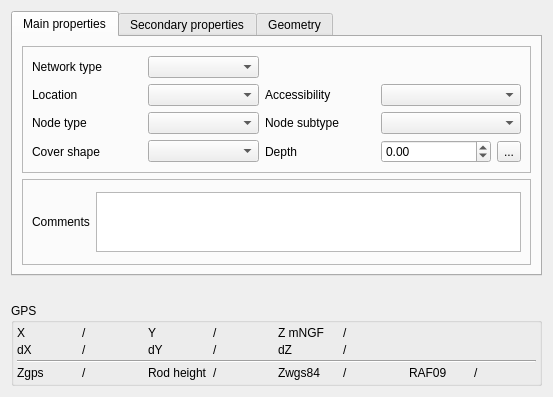
<?xml version="1.0" encoding="UTF-8"?>
<ui version="4.0">
 <class>Form_base3_ud</class>
 <widget class="QWidget" name="Form_base3_ud">
  <property name="geometry">
   <rect>
    <x>0</x>
    <y>0</y>
    <width>553</width>
    <height>397</height>
   </rect>
  </property>
  <property name="windowTitle">
   <string>Form</string>
  </property>
  <layout class="QVBoxLayout" name="verticalLayout">
   <item>
    <widget class="QTabWidget" name="tabWidget_2">
     <property name="currentIndex">
      <number>0</number>
     </property>
     <widget class="QWidget" name="tab_6">
      <attribute name="title">
       <string>Main properties</string>
      </attribute>
      <layout class="QVBoxLayout" name="verticalLayout_3">
       <item>
        <widget class="QFrame" name="frame">
         <property name="frameShape">
          <enum>QFrame::StyledPanel</enum>
         </property>
         <property name="frameShadow">
          <enum>QFrame::Raised</enum>
         </property>
         <layout class="QGridLayout" name="gridLayout">
          <item row="3" column="0">
           <widget class="QLabel" name="label">
            <property name="text">
             <string>Node type</string>
            </property>
            <property name="wordWrap">
             <bool>true</bool>
            </property>
           </widget>
          </item>
          <item row="3" column="1">
           <widget class="QComboBox" name="comboBox_typeOuvrageAss"/>
          </item>
          <item row="0" column="0">
           <widget class="QLabel" name="label_2">
            <property name="text">
             <string>Network type</string>
            </property>
            <property name="wordWrap">
             <bool>true</bool>
            </property>
           </widget>
          </item>
          <item row="1" column="3">
           <widget class="QLabel" name="label_3">
            <property name="text">
             <string>Accessibility</string>
            </property>
            <property name="wordWrap">
             <bool>true</bool>
            </property>
           </widget>
          </item>
          <item row="1" column="0">
           <widget class="QLabel" name="label_8">
            <property name="text">
             <string>Location</string>
            </property>
            <property name="wordWrap">
             <bool>true</bool>
            </property>
           </widget>
          </item>
          <item row="0" column="1">
           <widget class="QComboBox" name="comboBox_typeReseau"/>
          </item>
          <item row="1" column="1">
           <widget class="QComboBox" name="comboBox_environnement"/>
          </item>
          <item row="5" column="5">
           <widget class="QToolButton" name="toolButton_calc">
            <property name="text">
             <string>...</string>
            </property>
           </widget>
          </item>
          <item row="3" column="3">
           <widget class="QLabel" name="label_54">
            <property name="text">
             <string>Node subtype</string>
            </property>
            <property name="wordWrap">
             <bool>true</bool>
            </property>
           </widget>
          </item>
          <item row="5" column="0">
           <widget class="QLabel" name="label_25">
            <property name="text">
             <string>Cover shape</string>
            </property>
            <property name="wordWrap">
             <bool>true</bool>
            </property>
           </widget>
          </item>
          <item row="5" column="4">
           <widget class="QDoubleSpinBox" name="doubleSpinBox_profradierouvrage">
            <property name="minimum">
             <double>-1.000000000000000</double>
            </property>
            <property name="maximum">
             <double>999.000000000000000</double>
            </property>
           </widget>
          </item>
          <item row="5" column="1">
           <widget class="QComboBox" name="comboBox_Formetampon"/>
          </item>
          <item row="5" column="3">
           <widget class="QLabel" name="label_24">
            <property name="text">
             <string>Depth </string>
            </property>
            <property name="wordWrap">
             <bool>true</bool>
            </property>
           </widget>
          </item>
          <item row="3" column="4" colspan="2">
           <widget class="QComboBox" name="comboBox_soustype"/>
          </item>
          <item row="1" column="4" colspan="2">
           <widget class="QComboBox" name="comboBox_accessibilite"/>
          </item>
         </layout>
        </widget>
       </item>
       <item>
        <widget class="QFrame" name="frame_2">
         <property name="frameShape">
          <enum>QFrame::StyledPanel</enum>
         </property>
         <property name="frameShadow">
          <enum>QFrame::Raised</enum>
         </property>
         <layout class="QHBoxLayout" name="horizontalLayout">
          <item>
           <widget class="QLabel" name="label_7">
            <property name="text">
             <string>Comments</string>
            </property>
           </widget>
          </item>
          <item>
           <widget class="QTextBrowser" name="textBrowser_commentaire">
            <property name="maximumSize">
             <size>
              <width>16777215</width>
              <height>60</height>
             </size>
            </property>
            <property name="readOnly">
             <bool>false</bool>
            </property>
           </widget>
          </item>
         </layout>
        </widget>
       </item>
      </layout>
     </widget>
     <widget class="QWidget" name="tab_7">
      <attribute name="title">
       <string>Secondary properties</string>
      </attribute>
      <layout class="QVBoxLayout" name="verticalLayout_4">
       <item>
        <widget class="QStackedWidget" name="stackedWidget">
         <property name="currentIndex">
          <number>2</number>
         </property>
         <widget class="QWidget" name="Regard">
          <layout class="QGridLayout" name="gridLayout_2">
           <item row="3" column="0">
            <widget class="QLabel" name="label_36">
             <property name="text">
              <string>Low flow channel presence</string>
             </property>
            </widget>
           </item>
           <item row="1" column="1">
            <widget class="QComboBox" name="comboBox_crosse"/>
           </item>
           <item row="0" column="0">
            <widget class="QLabel" name="label_26">
             <property name="text">
              <string>Steps presence</string>
             </property>
            </widget>
           </item>
           <item row="3" column="1">
            <widget class="QComboBox" name="comboBox_cunette"/>
           </item>
           <item row="0" column="1">
            <widget class="QComboBox" name="comboBox_echelon"/>
           </item>
           <item row="1" column="0">
            <widget class="QLabel" name="label_27">
             <property name="text">
              <string>Handle presence</string>
             </property>
            </widget>
           </item>
           <item row="2" column="1">
            <widget class="QComboBox" name="comboBox_formeregard"/>
           </item>
           <item row="2" column="0">
            <widget class="QLabel" name="label_30">
             <property name="text">
              <string>Manhole shape</string>
             </property>
            </widget>
           </item>
           <item row="4" column="0">
            <widget class="QLabel" name="label_4">
             <property name="text">
              <string>Material</string>
             </property>
            </widget>
           </item>
           <item row="4" column="1">
            <widget class="QComboBox" name="comboBox_regmat"/>
           </item>
          </layout>
         </widget>
         <widget class="QWidget" name="branchement">
          <layout class="QGridLayout" name="gridLayout_5">
           <item row="0" column="0">
            <widget class="QLabel" name="label_5">
             <property name="text">
              <string>Siphoid partition</string>
             </property>
            </widget>
           </item>
           <item row="2" column="0">
            <widget class="QLabel" name="label_6">
             <property name="text">
              <string>Tip</string>
             </property>
            </widget>
           </item>
           <item row="2" column="1">
            <widget class="QComboBox" name="comboBox_couvercle"/>
           </item>
           <item row="0" column="1">
            <widget class="QComboBox" name="comboBox_cloisonsiphoide"/>
           </item>
           <item row="1" column="0">
            <widget class="QLabel" name="label_11">
             <property name="text">
              <string>Lateral user type</string>
             </property>
            </widget>
           </item>
           <item row="1" column="1">
            <widget class="QComboBox" name="comboBox_typeusager"/>
           </item>
          </layout>
         </widget>
         <widget class="QWidget" name="refoulement">
          <layout class="QVBoxLayout" name="verticalLayout_2">
           <property name="spacing">
            <number>3</number>
           </property>
           <property name="leftMargin">
            <number>3</number>
           </property>
           <property name="topMargin">
            <number>3</number>
           </property>
           <property name="rightMargin">
            <number>3</number>
           </property>
           <property name="bottomMargin">
            <number>3</number>
           </property>
           <item>
            <widget class="QTabWidget" name="tabWidget">
             <property name="currentIndex">
              <number>0</number>
             </property>
             <widget class="QWidget" name="tab_5">
              <attribute name="title">
               <string>Exterior</string>
              </attribute>
              <layout class="QGridLayout" name="gridLayout_11">
               <item row="1" column="0">
                <widget class="QLabel" name="label_43">
                 <property name="text">
                  <string>Locked site</string>
                 </property>
                 <property name="wordWrap">
                  <bool>true</bool>
                 </property>
                </widget>
               </item>
               <item row="0" column="0">
                <widget class="QLabel" name="label_42">
                 <property name="text">
                  <string>Fence presence</string>
                 </property>
                 <property name="wordWrap">
                  <bool>true</bool>
                 </property>
                </widget>
               </item>
               <item row="1" column="1">
                <widget class="QComboBox" name="comboBox_verouille"/>
               </item>
               <item row="0" column="1">
                <widget class="QComboBox" name="comboBox_cloture"/>
               </item>
               <item row="2" column="0">
                <widget class="QLabel" name="label_9">
                 <property name="text">
                  <string>H2S treatment</string>
                 </property>
                </widget>
               </item>
               <item row="2" column="1">
                <widget class="QComboBox" name="comboBox_h2s"/>
               </item>
              </layout>
             </widget>
             <widget class="QWidget" name="tab">
              <attribute name="title">
               <string>Electrical cabinet</string>
              </attribute>
              <layout class="QGridLayout" name="gridLayout_8">
               <item row="3" column="0">
                <widget class="QLabel" name="label_40">
                 <property name="text">
                  <string>Remote monitoring comments</string>
                 </property>
                 <property name="wordWrap">
                  <bool>true</bool>
                 </property>
                </widget>
               </item>
               <item row="0" column="1">
                <widget class="QComboBox" name="comboBox_posteelec"/>
               </item>
               <item row="0" column="0">
                <widget class="QLabel" name="label_32">
                 <property name="text">
                  <string>Elec. cab presence</string>
                 </property>
                 <property name="wordWrap">
                  <bool>true</bool>
                 </property>
                </widget>
               </item>
               <item row="2" column="0">
                <widget class="QLabel" name="label_34">
                 <property name="text">
                  <string>Remote monitoring</string>
                 </property>
                 <property name="wordWrap">
                  <bool>true</bool>
                 </property>
                </widget>
               </item>
               <item row="2" column="1">
                <widget class="QComboBox" name="comboBox_telegestion"/>
               </item>
               <item row="3" column="1">
                <widget class="QTextBrowser" name="textBrowser_telegestioncom">
                 <property name="maximumSize">
                  <size>
                   <width>16777215</width>
                   <height>50</height>
                  </size>
                 </property>
                 <property name="readOnly">
                  <bool>false</bool>
                 </property>
                </widget>
               </item>
               <item row="1" column="1">
                <widget class="QComboBox" name="comboBox_armoire_verouille"/>
               </item>
               <item row="1" column="0">
                <widget class="QLabel" name="label_44">
                 <property name="text">
                  <string>Elec. cab locked</string>
                 </property>
                 <property name="wordWrap">
                  <bool>true</bool>
                 </property>
                </widget>
               </item>
               <item row="4" column="0">
                <widget class="QLabel" name="label_45">
                 <property name="text">
                  <string>Pump switching controller</string>
                 </property>
                 <property name="wordWrap">
                  <bool>true</bool>
                 </property>
                </widget>
               </item>
               <item row="4" column="1">
                <widget class="QComboBox" name="comboBox_permut_pompes"/>
               </item>
              </layout>
             </widget>
             <widget class="QWidget" name="tab_2">
              <attribute name="title">
               <string>Interior</string>
              </attribute>
              <layout class="QGridLayout" name="gridLayout_9">
               <item row="5" column="0">
                <widget class="QLabel" name="label_39">
                 <property name="text">
                  <string>Overflow</string>
                 </property>
                 <property name="wordWrap">
                  <bool>true</bool>
                 </property>
                </widget>
               </item>
               <item row="3" column="1" colspan="2">
                <widget class="QComboBox" name="comboBox_typeasservissement"/>
               </item>
               <item row="4" column="0">
                <widget class="QLabel" name="label_33">
                 <property name="text">
                  <string>Float</string>
                 </property>
                 <property name="wordWrap">
                  <bool>true</bool>
                 </property>
                </widget>
               </item>
               <item row="5" column="1" colspan="2">
                <widget class="QComboBox" name="comboBox_surverse"/>
               </item>
               <item row="3" column="0">
                <widget class="QLabel" name="label_41">
                 <property name="text">
                  <string>Pump switching controller type</string>
                 </property>
                 <property name="wordWrap">
                  <bool>true</bool>
                 </property>
                </widget>
               </item>
               <item row="4" column="1">
                <widget class="QSpinBox" name="spinBox_poires">
                 <property name="minimum">
                  <number>-1</number>
                 </property>
                </widget>
               </item>
               <item row="0" column="1" colspan="2">
                <widget class="QComboBox" name="comboBox_PRmateriau"/>
               </item>
               <item row="4" column="2">
                <widget class="QToolButton" name="toolButton_poires">
                 <property name="text">
                  <string>...</string>
                 </property>
                </widget>
               </item>
               <item row="0" column="0">
                <widget class="QLabel" name="label_31">
                 <property name="text">
                  <string>Material</string>
                 </property>
                 <property name="wordWrap">
                  <bool>true</bool>
                 </property>
                </widget>
               </item>
               <item row="1" column="0">
                <widget class="QLabel" name="label_46">
                 <property name="text">
                  <string>Fall protection gratings presence</string>
                 </property>
                 <property name="wordWrap">
                  <bool>true</bool>
                 </property>
                </widget>
               </item>
               <item row="1" column="1" colspan="2">
                <widget class="QComboBox" name="comboBox_antichute"/>
               </item>
               <item row="2" column="0">
                <widget class="QLabel" name="label_47">
                 <property name="text">
                  <string>Inlet screen presence</string>
                 </property>
                 <property name="wordWrap">
                  <bool>true</bool>
                 </property>
                </widget>
               </item>
               <item row="2" column="1" colspan="2">
                <widget class="QComboBox" name="comboBox_panierdegrileur"/>
               </item>
              </layout>
             </widget>
             <widget class="QWidget" name="tab_4">
              <attribute name="title">
               <string>Pumps</string>
              </attribute>
              <layout class="QGridLayout" name="gridLayout_10">
               <item row="2" column="1">
                <widget class="QSpinBox" name="spinBox_pompes">
                 <property name="minimum">
                  <number>-1</number>
                 </property>
                </widget>
               </item>
               <item row="2" column="0">
                <widget class="QLabel" name="label_35">
                 <property name="text">
                  <string>Pumps number</string>
                 </property>
                 <property name="wordWrap">
                  <bool>true</bool>
                 </property>
                </widget>
               </item>
               <item row="2" column="2">
                <widget class="QToolButton" name="toolButton_pompes">
                 <property name="text">
                  <string>...</string>
                 </property>
                </widget>
               </item>
               <item row="0" column="1" colspan="2">
                <widget class="QComboBox" name="comboBox_barrresguidage"/>
               </item>
               <item row="0" column="0">
                <widget class="QLabel" name="label_48">
                 <property name="text">
                  <string>Guide rail presence</string>
                 </property>
                 <property name="wordWrap">
                  <bool>true</bool>
                 </property>
                </widget>
               </item>
               <item row="1" column="0">
                <widget class="QLabel" name="label_50">
                 <property name="text">
                  <string>Pump lifting chain presence</string>
                 </property>
                 <property name="wordWrap">
                  <bool>true</bool>
                 </property>
                </widget>
               </item>
               <item row="1" column="1" colspan="2">
                <widget class="QComboBox" name="comboBox_pompe_relevage"/>
               </item>
              </layout>
             </widget>
             <widget class="QWidget" name="tab_3">
              <attribute name="title">
               <string>Valve chamber</string>
              </attribute>
              <layout class="QGridLayout" name="gridLayout_12">
               <item row="1" column="1">
                <widget class="QComboBox" name="comboBox_vanne_vanne"/>
               </item>
               <item row="1" column="0">
                <widget class="QLabel" name="label_51">
                 <property name="text">
                  <string>Check valve presence</string>
                 </property>
                 <property name="wordWrap">
                  <bool>true</bool>
                 </property>
                </widget>
               </item>
               <item row="0" column="0">
                <widget class="QLabel" name="label_49">
                 <property name="text">
                  <string>Gate valve presence </string>
                 </property>
                 <property name="wordWrap">
                  <bool>true</bool>
                 </property>
                </widget>
               </item>
               <item row="0" column="1">
                <widget class="QComboBox" name="comboBox_vanne_clapet"/>
               </item>
               <item row="2" column="0">
                <widget class="QLabel" name="label_52">
                 <property name="text">
                  <string>Pressure port presence</string>
                 </property>
                 <property name="wordWrap">
                  <bool>true</bool>
                 </property>
                </widget>
               </item>
               <item row="2" column="1">
                <widget class="QComboBox" name="comboBox_vanne_prisepression"/>
               </item>
              </layout>
             </widget>
            </widget>
           </item>
          </layout>
         </widget>
         <widget class="QWidget" name="deshuileur">
          <layout class="QGridLayout" name="gridLayout_7">
           <item row="2" column="1">
            <widget class="QComboBox" name="comboBox_automate"/>
           </item>
           <item row="1" column="1">
            <widget class="QComboBox" name="comboBox_DSHalarme"/>
           </item>
           <item row="1" column="0">
            <widget class="QLabel" name="label_37">
             <property name="text">
              <string>Alarm presence</string>
             </property>
            </widget>
           </item>
           <item row="2" column="0">
            <widget class="QLabel" name="label_38">
             <property name="text">
              <string>Controller presence</string>
             </property>
            </widget>
           </item>
           <item row="0" column="0">
            <widget class="QLabel" name="label_53">
             <property name="text">
              <string>Material</string>
             </property>
            </widget>
           </item>
           <item row="0" column="1">
            <widget class="QComboBox" name="comboBox_DSH_materiau"/>
           </item>
          </layout>
         </widget>
         <widget class="QWidget" name="avaloir">
          <layout class="QGridLayout" name="gridLayout_4">
           <item row="0" column="0">
            <widget class="QLabel" name="label_10">
             <property name="text">
              <string>Sediment trap</string>
             </property>
            </widget>
           </item>
           <item row="0" column="1">
            <widget class="QComboBox" name="comboBox_decant"/>
           </item>
          </layout>
         </widget>
         <widget class="QWidget" name="autre"/>
        </widget>
       </item>
      </layout>
     </widget>
     <widget class="QWidget" name="tab_8">
      <attribute name="title">
       <string>Geometry</string>
      </attribute>
      <layout class="QVBoxLayout" name="verticalLayout_5">
       <item>
        <widget class="QFrame" name="frame_5">
         <property name="frameShape">
          <enum>QFrame::StyledPanel</enum>
         </property>
         <property name="frameShadow">
          <enum>QFrame::Raised</enum>
         </property>
         <layout class="QGridLayout" name="gridLayout_6">
          <item row="0" column="0">
           <widget class="QLabel" name="label_28">
            <property name="text">
             <string>Lenght</string>
            </property>
           </widget>
          </item>
          <item row="0" column="3">
           <widget class="QLabel" name="label_29">
            <property name="text">
             <string>Width</string>
            </property>
           </widget>
          </item>
          <item row="0" column="5">
           <widget class="QToolButton" name="toolButton_largeur">
            <property name="text">
             <string>...</string>
            </property>
           </widget>
          </item>
          <item row="0" column="2">
           <widget class="QToolButton" name="toolButton_longueur">
            <property name="text">
             <string>...</string>
            </property>
           </widget>
          </item>
          <item row="0" column="4">
           <widget class="QDoubleSpinBox" name="doubleSpinBox_largeur">
            <property name="minimum">
             <double>-1.000000000000000</double>
            </property>
            <property name="maximum">
             <double>999.000000000000000</double>
            </property>
           </widget>
          </item>
          <item row="0" column="1">
           <widget class="QDoubleSpinBox" name="doubleSpinBox_longueur">
            <property name="minimum">
             <double>-1.000000000000000</double>
            </property>
            <property name="maximum">
             <double>999.000000000000000</double>
            </property>
           </widget>
          </item>
         </layout>
        </widget>
       </item>
       <item>
        <widget class="QFrame" name="frame_3">
         <property name="frameShape">
          <enum>QFrame::StyledPanel</enum>
         </property>
         <property name="frameShadow">
          <enum>QFrame::Raised</enum>
         </property>
         <layout class="QGridLayout" name="gridLayout_3">
          <property name="leftMargin">
           <number>3</number>
          </property>
          <property name="topMargin">
           <number>3</number>
          </property>
          <property name="rightMargin">
           <number>3</number>
          </property>
          <property name="bottomMargin">
           <number>3</number>
          </property>
          <property name="spacing">
           <number>3</number>
          </property>
          <item row="2" column="1">
           <widget class="QDoubleSpinBox" name="doubleSpinBox_Z">
            <property name="minimum">
             <double>-99.000000000000000</double>
            </property>
            <property name="maximum">
             <double>99999999.000000000000000</double>
            </property>
           </widget>
          </item>
          <item row="1" column="1">
           <widget class="QDoubleSpinBox" name="doubleSpinBox_Y">
            <property name="minimum">
             <double>-99.000000000000000</double>
            </property>
            <property name="maximum">
             <double>99999999.000000000000000</double>
            </property>
           </widget>
          </item>
          <item row="2" column="3">
           <widget class="QDoubleSpinBox" name="doubleSpinBox_dZ">
            <property name="minimum">
             <double>-1.000000000000000</double>
            </property>
            <property name="maximum">
             <double>999.000000000000000</double>
            </property>
           </widget>
          </item>
          <item row="1" column="0">
           <widget class="QLabel" name="label_18">
            <property name="text">
             <string>Y</string>
            </property>
           </widget>
          </item>
          <item row="2" column="0">
           <widget class="QLabel" name="label_22">
            <property name="text">
             <string>Z cover</string>
            </property>
           </widget>
          </item>
          <item row="1" column="3">
           <widget class="QDoubleSpinBox" name="doubleSpinBox_dY">
            <property name="minimum">
             <double>-1.000000000000000</double>
            </property>
            <property name="maximum">
             <double>999.000000000000000</double>
            </property>
           </widget>
          </item>
          <item row="0" column="0">
           <widget class="QLabel" name="label_15">
            <property name="text">
             <string>X</string>
            </property>
           </widget>
          </item>
          <item row="0" column="3">
           <widget class="QDoubleSpinBox" name="doubleSpinBox_dX">
            <property name="minimum">
             <double>-1.000000000000000</double>
            </property>
            <property name="maximum">
             <double>999.000000000000000</double>
            </property>
           </widget>
          </item>
          <item row="0" column="1">
           <widget class="QDoubleSpinBox" name="doubleSpinBox_X">
            <property name="minimum">
             <double>-99.000000000000000</double>
            </property>
            <property name="maximum">
             <double>99999999.000000000000000</double>
            </property>
           </widget>
          </item>
          <item row="1" column="2">
           <widget class="QLabel" name="label_21">
            <property name="text">
             <string>dY</string>
            </property>
           </widget>
          </item>
          <item row="0" column="2">
           <widget class="QLabel" name="label_16">
            <property name="text">
             <string>dX</string>
            </property>
           </widget>
          </item>
          <item row="2" column="2">
           <widget class="QLabel" name="label_23">
            <property name="text">
             <string>dZ</string>
            </property>
           </widget>
          </item>
          <item row="3" column="0" colspan="4">
           <widget class="QPushButton" name="pushButton_getGPS">
            <property name="text">
             <string>GPS</string>
            </property>
           </widget>
          </item>
         </layout>
        </widget>
       </item>
      </layout>
     </widget>
    </widget>
   </item>
   <item>
    <spacer name="verticalSpacer">
     <property name="orientation">
      <enum>Qt::Vertical</enum>
     </property>
     <property name="sizeHint" stdset="0">
      <size>
       <width>20</width>
       <height>40</height>
      </size>
     </property>
    </spacer>
   </item>
   <item>
    <widget class="QGroupBox" name="groupBox_2">
     <property name="title">
      <string>GPS</string>
     </property>
     <layout class="QGridLayout" name="gridLayout_17">
      <property name="leftMargin">
       <number>3</number>
      </property>
      <property name="topMargin">
       <number>3</number>
      </property>
      <property name="rightMargin">
       <number>3</number>
      </property>
      <property name="bottomMargin">
       <number>3</number>
      </property>
      <property name="spacing">
       <number>3</number>
      </property>
      <item row="0" column="3">
       <widget class="QLabel" name="label_Y">
        <property name="text">
         <string>/</string>
        </property>
       </widget>
      </item>
      <item row="0" column="2">
       <widget class="QLabel" name="label_64">
        <property name="text">
         <string>Y</string>
        </property>
       </widget>
      </item>
      <item row="1" column="5">
       <widget class="QLabel" name="label_dZ">
        <property name="text">
         <string>/</string>
        </property>
       </widget>
      </item>
      <item row="0" column="5">
       <widget class="QLabel" name="label_Z">
        <property name="text">
         <string>/</string>
        </property>
       </widget>
      </item>
      <item row="1" column="1">
       <widget class="QLabel" name="label_dX">
        <property name="text">
         <string>/</string>
        </property>
       </widget>
      </item>
      <item row="3" column="6">
       <widget class="QLabel" name="label_61">
        <property name="text">
         <string>RAF09</string>
        </property>
       </widget>
      </item>
      <item row="1" column="4">
       <widget class="QLabel" name="label_68">
        <property name="text">
         <string>dZ</string>
        </property>
       </widget>
      </item>
      <item row="1" column="0">
       <widget class="QLabel" name="label_65">
        <property name="text">
         <string>dX</string>
        </property>
       </widget>
      </item>
      <item row="1" column="2">
       <widget class="QLabel" name="label_67">
        <property name="text">
         <string>dY</string>
        </property>
       </widget>
      </item>
      <item row="1" column="3">
       <widget class="QLabel" name="label_dY">
        <property name="text">
         <string>/</string>
        </property>
       </widget>
      </item>
      <item row="3" column="0">
       <widget class="QLabel" name="label_62">
        <property name="text">
         <string>Zgps</string>
        </property>
       </widget>
      </item>
      <item row="0" column="4">
       <widget class="QLabel" name="label_66">
        <property name="text">
         <string>Z mNGF</string>
        </property>
       </widget>
      </item>
      <item row="3" column="1">
       <widget class="QLabel" name="label_zgps">
        <property name="text">
         <string>/</string>
        </property>
       </widget>
      </item>
      <item row="3" column="3">
       <widget class="QLabel" name="label_hautperche">
        <property name="text">
         <string>/</string>
        </property>
       </widget>
      </item>
      <item row="3" column="2">
       <widget class="QLabel" name="label_70">
        <property name="text">
         <string>Rod height</string>
        </property>
       </widget>
      </item>
      <item row="3" column="5">
       <widget class="QLabel" name="label_zwgs84">
        <property name="text">
         <string>/</string>
        </property>
       </widget>
      </item>
      <item row="3" column="4">
       <widget class="QLabel" name="label_63">
        <property name="text">
         <string>Zwgs84</string>
        </property>
       </widget>
      </item>
      <item row="0" column="1">
       <widget class="QLabel" name="label_X">
        <property name="text">
         <string>/</string>
        </property>
       </widget>
      </item>
      <item row="0" column="0">
       <widget class="QLabel" name="label_69">
        <property name="text">
         <string>X</string>
        </property>
       </widget>
      </item>
      <item row="3" column="7">
       <widget class="QLabel" name="label_raf09">
        <property name="text">
         <string>/</string>
        </property>
       </widget>
      </item>
      <item row="2" column="0" colspan="8">
       <widget class="Line" name="line">
        <property name="orientation">
         <enum>Qt::Horizontal</enum>
        </property>
       </widget>
      </item>
     </layout>
    </widget>
   </item>
  </layout>
 </widget>
 <resources/>
 <connections/>
</ui>
